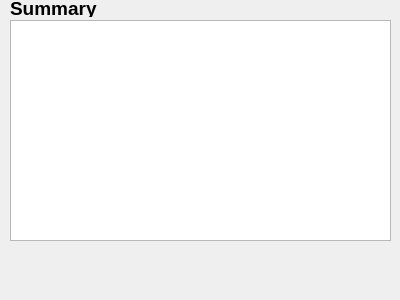
<?xml version="1.0" encoding="UTF-8"?>
<ui version="4.0">
 <class>SummaryPage</class>
 <widget class="QWizardPage" name="SummaryPage">
  <property name="geometry">
   <rect>
    <x>0</x>
    <y>0</y>
    <width>400</width>
    <height>300</height>
   </rect>
  </property>
  <property name="windowTitle">
   <string>WizardPage</string>
  </property>
  <widget class="QLabel" name="label">
   <property name="geometry">
    <rect>
     <x>10</x>
     <y>0</y>
     <width>141</width>
     <height>17</height>
    </rect>
   </property>
   <property name="font">
    <font>
     <pointsize>14</pointsize>
     <weight>75</weight>
     <bold>true</bold>
    </font>
   </property>
   <property name="text">
    <string>Summary</string>
   </property>
  </widget>
  <widget class="QTextEdit" name="summaryTextBox">
   <property name="geometry">
    <rect>
     <x>10</x>
     <y>20</y>
     <width>381</width>
     <height>221</height>
    </rect>
   </property>
   <property name="readOnly">
    <bool>true</bool>
   </property>
  </widget>
 </widget>
 <resources/>
 <connections/>
</ui>
